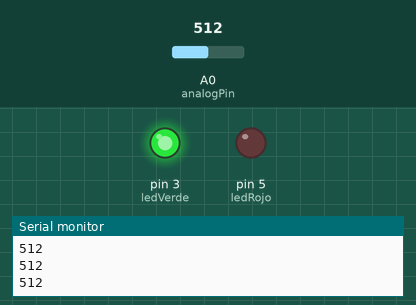
This sketch was run on a simulated Arduino Uno, built with avr-gcc and run on an emulated ATmega328P. On the bench: output pins drawn as LEDs (lit = HIGH), the last lines printed to the serial monitor. The test bench sets the inputs (shaded band); at power-on: A0 (analogPin) = 512.

Above: at 1.2 s.
1.3 s: A0 (analogPin) set to 519
At 2.1 s:
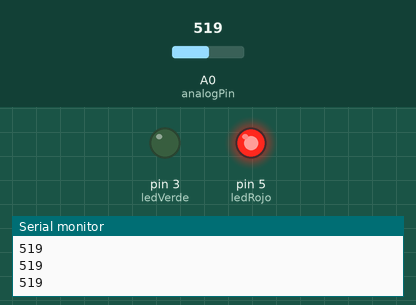
2.8 s: A0 (analogPin) set to 511
At 3.3 s:
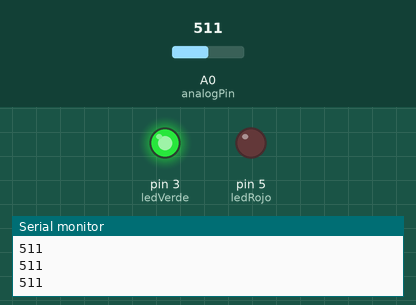
4.3 s: A0 (analogPin) set to 716
At 5.6 s:
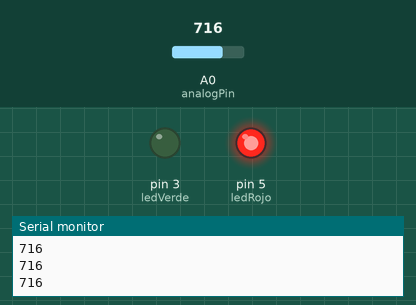
Timing chart, 0 to 7.3 s (numbered marks = the images above; inputs shaded):
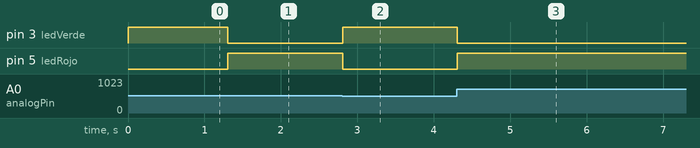

Measured:
- the behaviour switches between 512 and 513 on A0 (analogPin) (found by bisection; images 0 and 1)
- after the input at 1.3 s, pin 3 (ledVerde): HIGH → LOW at once; pin 5 (ledRojo): LOW → HIGH at once
- after the input at 2.8 s, pin 3 (ledVerde): LOW → HIGH at once; pin 5 (ledRojo): HIGH → LOW at once
- after the input at 4.3 s, pin 3 (ledVerde): HIGH → LOW at once; pin 5 (ledRojo): LOW → HIGH at once

The sketch:

reto_08.ino
```cpp
//Pines
int ledRojo = 5;
int ledVerde = 3;
int analogPin = 0;

int val = 0;
int referencia = 512;

void setup() {
  pinMode(ledRojo, OUTPUT);
  pinMode(ledVerde, OUTPUT);
  Serial.begin(9600);
}

void loop() {
  val = analogRead(analogPin);// lee el pin entrada
  Serial.println(val); //muestra el valor

  if (val <= referencia) {
    digitalWrite(ledVerde, HIGH);
    digitalWrite(ledRojo, LOW);
  }
  else {
    digitalWrite(ledRojo, HIGH);
    digitalWrite(ledVerde, LOW);
  }
}
```
